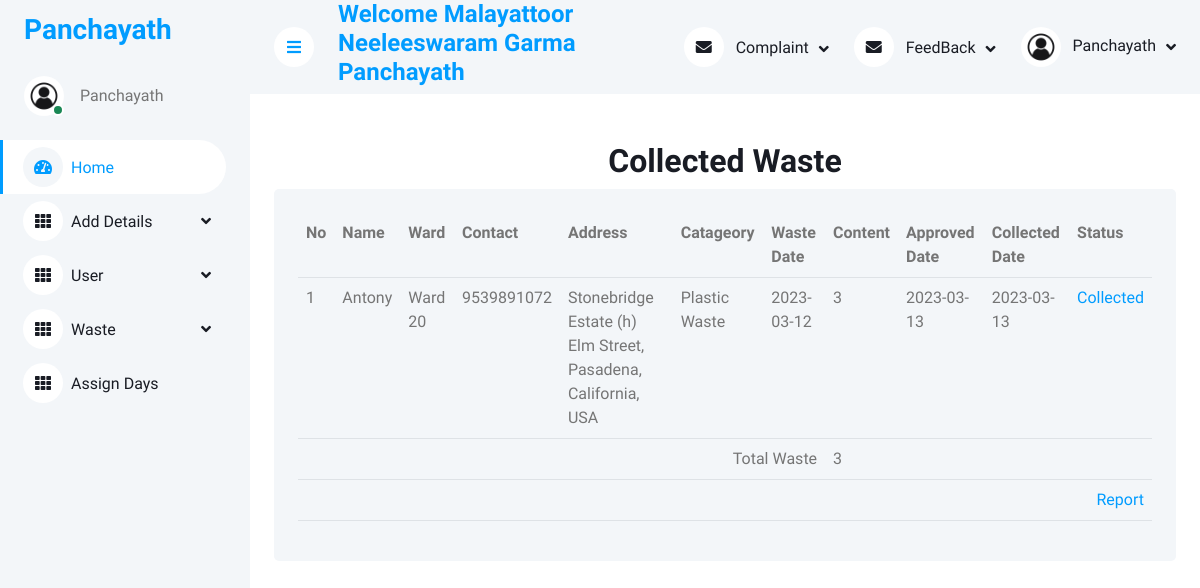
/E-Waste/Panjayath/Collected_waste.php (signed in), run on the app's committed database.
### tables this page shows
CREATE TABLE `tbl_waste` (
  `waste_id` int(11) NOT NULL auto_increment,
  `cat_id` int(11) NOT NULL,
  `user_id` int(11) NOT NULL,
  `waste_content` int(10) NOT NULL,
  `waste_date` date NOT NULL,
  `waste_adate` date NOT NULL,
  `waste_cdate` date NOT NULL,
  `waste_status` char(1) NOT NULL default '0',
  PRIMARY KEY  (`waste_id`)
);

CREATE TABLE `tbl_user` (
  `user_id` int(11) NOT NULL auto_increment,
  `user_name` varchar(15) NOT NULL,
  `user_contact` char(10) NOT NULL,
  `user_email` varchar(25) NOT NULL,
  `user_address` varchar(100) NOT NULL,
  `ward_id` int(11) NOT NULL,
  `user_hno` varchar(5) NOT NULL,
  `user_username` varchar(25) NOT NULL,
  `user_password` varchar(20) NOT NULL,
  `user_status` char(1) NOT NULL default '0',
  PRIMARY KEY  (`user_id`)
);

CREATE TABLE `tbl_ward` (
  `ward_id` int(11) NOT NULL auto_increment,
  `ward_name` varchar(10) NOT NULL,
  `ward_status` int(1) NOT NULL default '0',
  PRIMARY KEY  (`ward_id`)
);

CREATE TABLE `tbl_catageory` (
  `cat_id` int(11) NOT NULL auto_increment,
  `cat_name` varchar(20) NOT NULL,
  `cat_status` int(1) NOT NULL default '0',
  PRIMARY KEY  (`cat_id`)
);

### E-Waste/Panjayath/Collected_waste.php (the view, shortened to what this page needs)
<!DOCTYPE html>
<html>
<head>
	<div class="container-xxl position-relative bg-white d-flex p-0">
<?php
include("../Connection/Connection.php");
include("Home1.php");
?>
</head>
<body>
<form>
	<div class="container-fluid pt-4 px-4">
	<h2 align="center">Collected Waste</h2>
	<div class="bg-light rounded h-100 p-4">
	<table width="1000" class="table table-hover">
		<tr align="left">
			<th>No</th>
			<th>Name</th>
			<th>Ward</th>
			<th>Contact</th>
			<th>Address</th>
			<th>Catageory</th>
			<th>Waste Date</th>
			<th>Content</th>
			<th>Approved Date</th>
			<th>Collected Date</th>
			<th>Status</th>
		</tr>
		<?php
		$sel = "select * from tbl_waste w inner join tbl_catageory c on w.cat_id=c.cat_id inner join tbl_user us on w.user_id=us.user_id inner join tbl_ward wa on us.ward_id=wa.ward_id where waste_status = '2'";
		$res = $con->query($sel);
		if($res->num_rows!=NULL)
		{
			$i = 0; $tot = 0;
			while($row = $res->fetch_assoc())
			{
				$i = $i + 1;
				?>
				<tr>
					<td><?php echo $i; ?></td>
					<td><?php echo $row["user_name"]; ?></td>
					<td><?php echo $row["ward_name"]; ?></td>
					<td><?php echo $row["user_contact"]; ?></td>
					<td><?php echo $row["user_address"]; ?></td>
					<td><?php echo $row["cat_name"]; ?></td>
					<td><?php echo $row["waste_date"]; ?></td>
					<td><?php echo $row["waste_content"]; ?></td>
					<td><?php echo $row["waste_adate"]; ?></td>
					<td><?php echo $row["waste_cdate"]; ?></td>
					<td><?php $st = $row["waste_status"]; if($st=='2') {echo '<span style=color:#009CFF>Collected</span>';} ?></td>
				</tr>
				<?php
				$s = "select sum(waste_content) from tbl_waste where waste_status='2'";
				$re = $con->query($s);
				if($re->num_rows!=NULL)
				{
					while($r = $re->fetch_assoc())
				{
					?>
					<tr>
						<td colspan="7" align="right">Total Waste</td>
						<td colspan="4"><?php echo $r['sum(waste_content)']; ?></td>
					</tr>
					<tr>
						<td colspan="11" align="right"><a href="Report.php">Report</a></td>
					</tr>
					<?php
				}
				}
			}
		}
		?>
	</table>
</form>
</body>
</html>

### E-Waste/Panjayath/Template/css/style.css (style rules this page uses)
:root { --primary: #009CFF; --light: #F3F6F9; --dark: #191C24; }

### data on the page
tbl_waste: user.user_name "Antony", tbl_ward.ward_name "Ward 20", user.user_contact "9539891072", user.user_address "Stonebridge Estate (h) Elm Street, Pasadena, California, USA", cat.cat_name "Plastic Waste", waste_date "2023-03-12", waste_content "3", waste_adate "2023-03-13", waste_cdate "2023-03-13", waste_status "Collected", sum "3"

### other printed values
$_SESSION['panname'] "Malayattoor Neeleeswaram Garma Panchayath"
